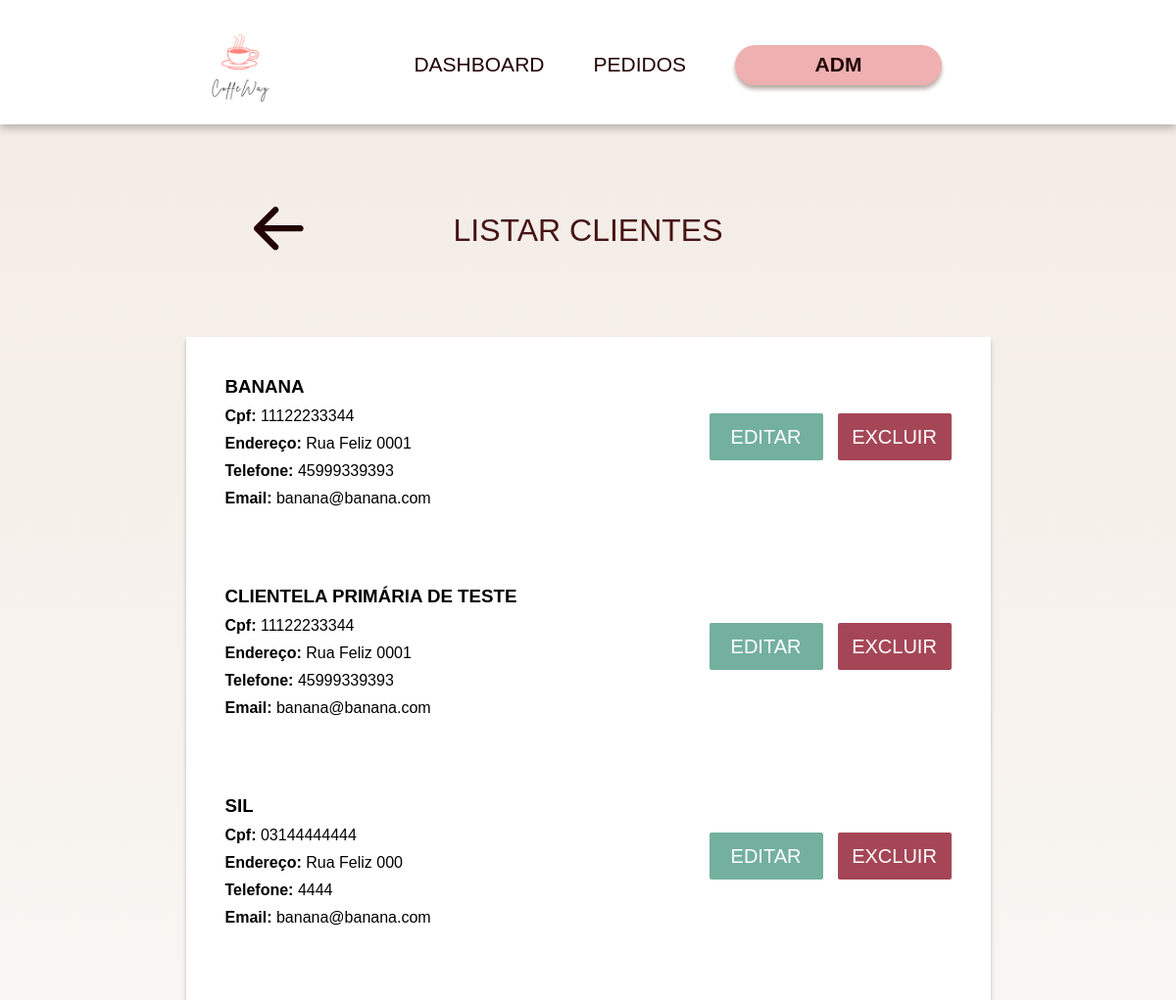
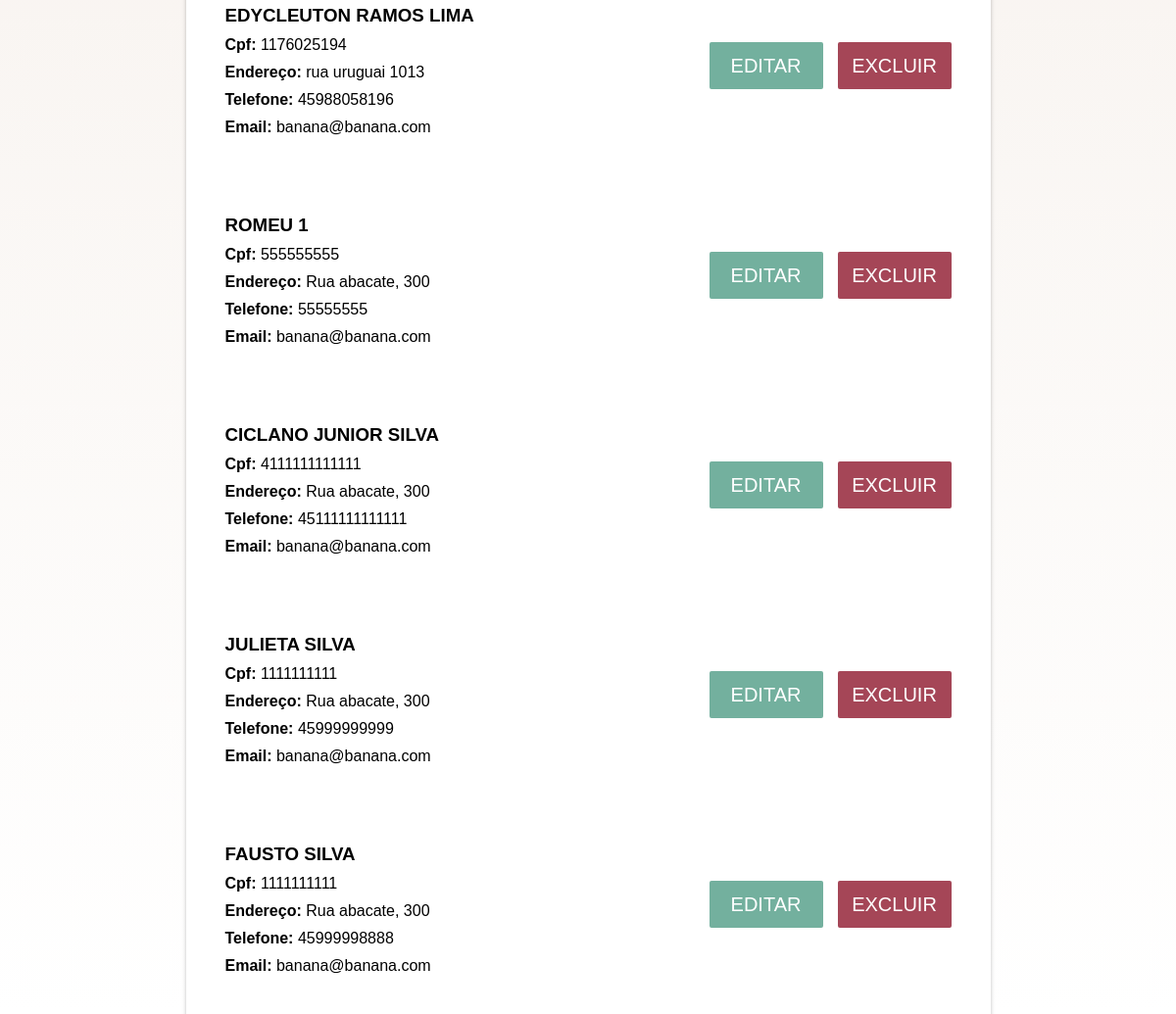
The page /listarCliente.php on the database its author committed (2 pictures, top to bottom).
### tables this page shows
CREATE TABLE `cliente` (
  `id` int(11) NOT NULL,
  `nome_completo` char(90) NOT NULL,
  `cpf` varchar(90) NOT NULL,
  `endereco` varchar(200) NOT NULL,
  `telefone` varchar(18) NOT NULL
);

### listarCliente.php (the view, shortened to what this page needs)
<?php
include_once('config/conexao.php');
$sqlListarCliente = "SELECT id, nome_completo, cpf, endereco, telefone FROM cliente";
$resultListarCliente = mysqli_query($conexao, $sqlListarCliente);
$sqlEmailCliente = "SELECT email FROM login";
$resultListarEmailCliente = mysqli_query($conexao, $sqlEmailCliente);
?>
<!DOCTYPE html>
<html lang="pt-br">
<head>
    <link rel="stylesheet" href="assets/css/styleAdm.css">
</head>
<body>
    <header>
        <div class="container header">
            <div class="logo">
                <a href=""><img class="logo" src="assets/images/logo.png" /></a>
            </div>
            <div class="menu">
                <nav>
                    <ul>
                        <li><a href="dashboard.php">DASHBOARD</a></li>
                        <li><a href="admPedidos.php">PEDIDOS</a></li>
                        <li>
                            <a href="adm.php">
                                <div class="admLogado"><?php echo $_SESSION['user_name']; ?><strong>ADM</strong></div>
                            </a>
                        </li>
                    </ul>
                </nav>
            </div>
    </header>
    <section class="areaEstilizada">
        <div class="menuAdmArea">
            <div class="tituloTopoArea">
                <div class="textoTopo">
                    <a class="setaVoltar" href="admClientes.php">
                    </a>
                    <p class="tituloCadastro">LISTAR CLIENTES</p>
                </div>
            </div>
            <section class="listarEnderecoArea">
                <div class="listarEnderecoCaixa">
                    <?php
                    $emailRow = mysqli_fetch_assoc($resultListarEmailCliente);
                    $email = $emailRow['email'];
                    while ($row = mysqli_fetch_assoc($resultListarCliente)) {
                        $id = $row['id'];
                        $nome_completo = $row['nome_completo'];
                        $cpf = $row['cpf'];
                        $endereco = $row['endereco'];
                        $telefone = $row['telefone'];
                    ?>
                        <div class="listarEnderecoCaixas">
                            <div class="listarEnderecoDesc">
                                <h3 style="text-transform: uppercase;"><?php echo $nome_completo; ?></h3>
                                <p><strong>Cpf:</strong> <?php echo $cpf; ?></p>
                                <p><strong>Endereço:</strong> <?php echo $endereco; ?></p>
                                <p><strong>Telefone:</strong> <?php echo $telefone; ?></p>
                                <p><strong>Email:</strong> <?php echo $email; ?></p>
                            </div>
                            <div class="listarEnderecoBotoes">
                                <form action="admEditarCliente.php?id=<?php echo $id; ?>" method="get">
                                    <input class="listarEnderecoEditar" name="EditarEndereco" type="submit" value="EDITAR">
                                </form>
                                <form action="excluirCliente.php?id=<?php echo $id; ?>" method="get">
                                    <input class="listarEnderecoExcluir" name="ExcluirEndereco" type="submit" value="EXCLUIR">
                                </form>
                            </div>
                        </div>
                    <?php
                    }
                    ?>
                </div>
            </section>
        </div>
    </section>
</body>
</html>

### assets/css/styleAdm.css (style rules this page uses)
* { padding: 0; margin: 0; box-sizing: border-box; }
body { font-family: 'Jost', sans-serif; }
header { display: flex; justify-content: center; padding-top: 10px; padding-bottom: 5px; background-color: #fff; filter: drop-shadow(0px 4px 4px rgba(0, 0, 0, 0.25)); }
header .logo { width: 112px; }
.container { display: flex; justify-content: space-between; width: 822px; }
.logo { display: flex; align-items: center; }
.menu { display: flex; align-items: center; }
.menu nav { display: flex; }
.menu ul { width: 100%; display: flex; align-items: center; justify-content: space-between; list-style: none; }
.menu ul li { margin-left: 50px; }
.menu ul li a { text-decoration: none; color: #220404; font-size: 21px; }
.admLogado { display: flex; align-items: center; justify-content: center; gap: 10px ; width: 211px; height: 41px; border-radius: 50px; background: #EEB0B0; box-shadow: 0px 4px 4px 0px #BAADA8; }
.areaEstilizada { background-image: linear-gradient(180deg, #F4EDE7 2.29%, rgba(244, 237, 231, 0) 100%); }
.menuAdmArea { width: 100%; display: flex; flex-direction: column; align-items: center; }
.tituloTopoArea { width: 683px; position: relative; display: flex; align-items: center; justify-content: center; }
.textoTopo { margin-top: 90px; display: flex; align-items: center; }
.tituloCadastro { color: #471414; font-size: 32px; font-weight: 500; }
.setaVoltar { position: absolute; left: 0; }
section input { margin-bottom: 10px; padding: 5px; width: 100%; height: 37px; border-radius: 50px; border: none; }
.listarEnderecoArea { margin-top: 5%; display: flex; flex-direction: column; align-items: center; justify-content: center; width: 100%; }
.listarEnderecoCaixa { display: flex; flex-direction: column; margin-top: 30px; background-color: #fff; width: 821px; background: #FFF; box-shadow: 0px 4px 4px 0px rgba(0, 0, 0, 0.25); }
.listarEnderecoCaixas { padding: 40px; display: flex; justify-content: space-between; align-items: center; background-color: #fff; width: 100%; background: #FFF; }
.listarEnderecoDesc { max-width: 350px; display: flex; flex-direction: column; gap: 10px; }
.listarEnderecoBotoes { display: flex; gap: 15px; }
.listarEnderecoEditar { display: flex; align-items: center; justify-content: center; font-size: 20px; width: 116px; height: 48px; color: #fff; border-radius: 2px; background: #73B09E; }
.listarEnderecoExcluir { display: flex; align-items: center; justify-content: center; font-size: 20px; width: 116px; height: 48px; color: #fff; border-radius: 2px; background: #A54657; border: none; }

### rows shown on the page
cliente: nome_completo "BANANA", cpf "11122233344", endereco "Rua Feliz 0001", telefone "45999339393"
cliente: nome_completo "CLIENTELA PRIMÁRIA DE TESTE", cpf "11122233344", endereco "Rua Feliz 0001", telefone "45999339393"
cliente: nome_completo "SIL", cpf "03144444444", endereco "Rua Feliz 000", telefone "4444"
cliente: nome_completo "EDYCLEUTON RAMOS LIMA", cpf "1176025194", endereco "rua uruguai 1013", telefone "45988058196"
cliente: nome_completo "ROMEU 1", cpf "555555555", endereco "Rua abacate, 300", telefone "55555555"
cliente: nome_completo "CICLANO JUNIOR SILVA", cpf "4111111111111", endereco "Rua abacate, 300", telefone "45111111111111"
cliente: nome_completo "JULIETA SILVA", cpf "1111111111", endereco "Rua abacate, 300", telefone "45999999999"
cliente: nome_completo "FAUSTO SILVA", cpf "1111111111", endereco "Rua abacate, 300", telefone "45999998888"

### other values the page prints
$email "banana@banana.com"
